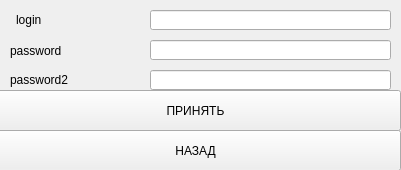
<?xml version="1.0" encoding="UTF-8"?>
<ui version="4.0">
 <class>Form</class>
 <widget class="QWidget" name="Form">
  <property name="geometry">
   <rect>
    <x>0</x>
    <y>0</y>
    <width>401</width>
    <height>170</height>
   </rect>
  </property>
  <property name="windowTitle">
   <string>Form</string>
  </property>
  <widget class="QPushButton" name="ok">
   <property name="geometry">
    <rect>
     <x>-10</x>
     <y>90</y>
     <width>411</width>
     <height>41</height>
    </rect>
   </property>
   <property name="text">
    <string>ПРИНЯТЬ</string>
   </property>
  </widget>
  <widget class="QLineEdit" name="login_label">
   <property name="geometry">
    <rect>
     <x>150</x>
     <y>10</y>
     <width>241</width>
     <height>20</height>
    </rect>
   </property>
  </widget>
  <widget class="QLineEdit" name="password_label">
   <property name="geometry">
    <rect>
     <x>150</x>
     <y>40</y>
     <width>241</width>
     <height>20</height>
    </rect>
   </property>
  </widget>
  <widget class="QLabel" name="login">
   <property name="geometry">
    <rect>
     <x>16</x>
     <y>9</y>
     <width>81</width>
     <height>21</height>
    </rect>
   </property>
   <property name="text">
    <string>login</string>
   </property>
  </widget>
  <widget class="QLabel" name="password">
   <property name="geometry">
    <rect>
     <x>10</x>
     <y>40</y>
     <width>111</width>
     <height>21</height>
    </rect>
   </property>
   <property name="text">
    <string>password</string>
   </property>
  </widget>
  <widget class="QLabel" name="password2">
   <property name="geometry">
    <rect>
     <x>10</x>
     <y>69</y>
     <width>131</width>
     <height>21</height>
    </rect>
   </property>
   <property name="text">
    <string>password2</string>
   </property>
  </widget>
  <widget class="QLineEdit" name="password2_label">
   <property name="geometry">
    <rect>
     <x>150</x>
     <y>70</y>
     <width>241</width>
     <height>20</height>
    </rect>
   </property>
  </widget>
  <widget class="QPushButton" name="back">
   <property name="geometry">
    <rect>
     <x>-10</x>
     <y>130</y>
     <width>411</width>
     <height>41</height>
    </rect>
   </property>
   <property name="text">
    <string>НАЗАД</string>
   </property>
  </widget>
 </widget>
 <resources/>
 <connections/>
</ui>
